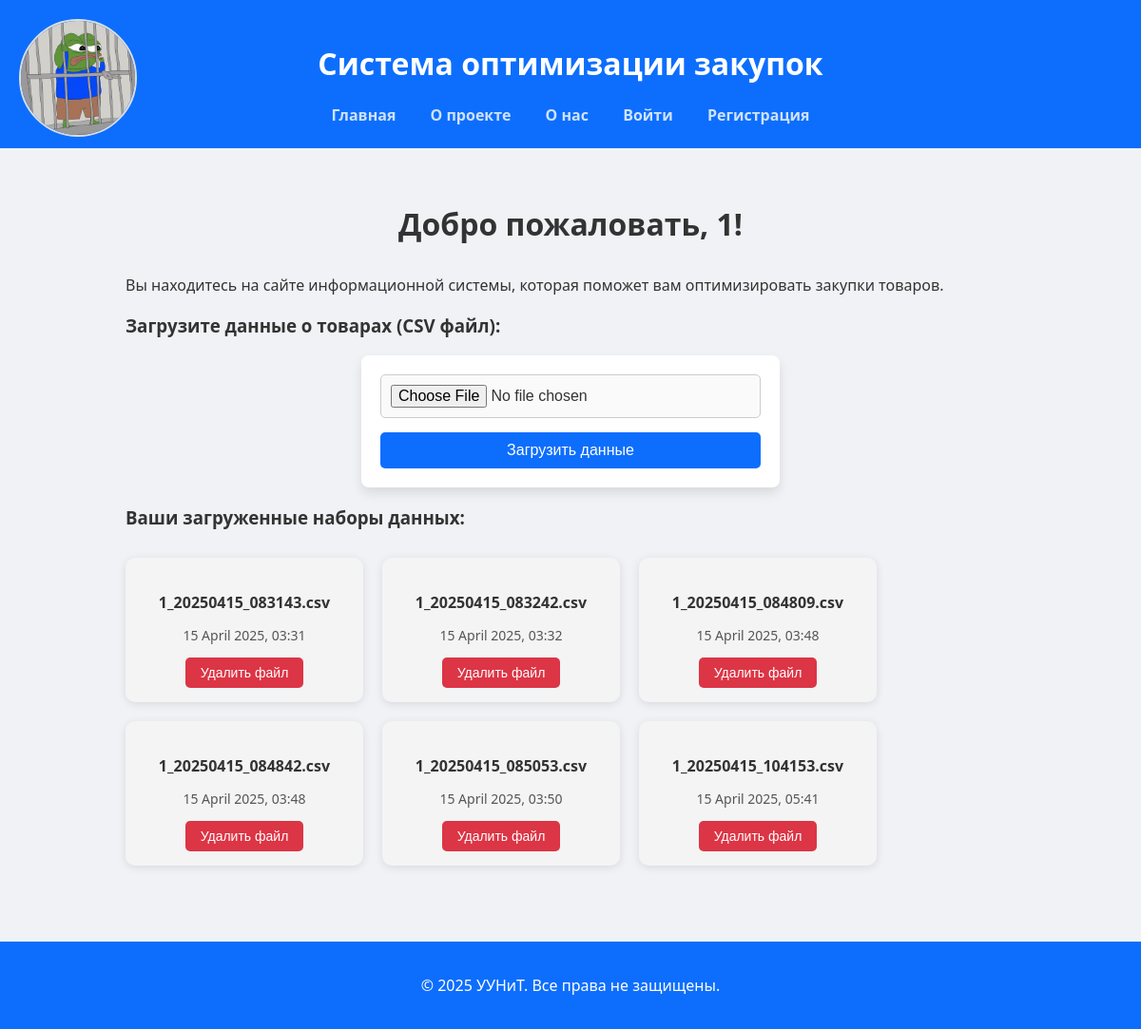
The page / (signed in) on the database as committed earlier.
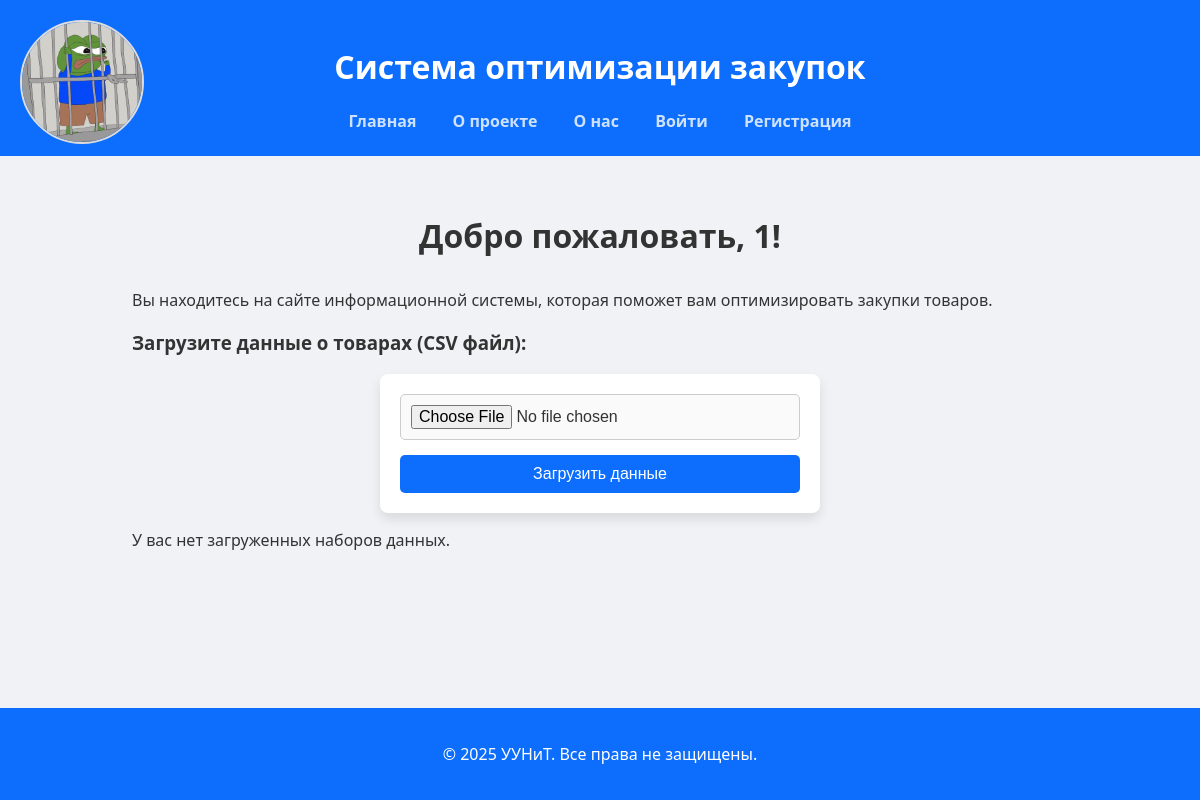
The same page on the database as committed later.
### database/models.py (models this page shows, shortened)
class DataFile(db.Model):
    id = db.Column(db.Integer, primary_key=True)
    user_id = db.Column(db.Integer, db.ForeignKey('user.id'), nullable=False)
    file_name = db.Column(db.String(255), nullable=False)
    file_path = db.Column(db.String(255), nullable=False)  # путь к файлу на сервере
    created_at = db.Column(db.DateTime, default=datetime.utcnow)
    reports = db.relationship('OptimizationReport', backref='data_file', lazy=True)

### routes.py (the view)
def index():
    if 'id' in session:
        data_files = DataFile.query.filter_by(user_id=session['id']).all()  # Получаем все файлы для текущего пользователя
        reports = OptimizationReport.query.filter_by(user_id=session['id']).all()  # Получаем все отчеты для пользователя
        return render_template('index.html', data_files=data_files, reports=reports)
    return render_template('index.html')

### templates/index.html (shortened to what this page needs)
<!DOCTYPE html>
<html lang="ru">
<head>
    <link rel="stylesheet" href="{{ url_for('static', filename='css/base.css') }}">
    <link rel="stylesheet" href="{{ url_for('static', filename='css/dropdown.css') }}">
    <link rel="stylesheet" href="{{ url_for('static', filename='css/card.css') }}">
    <link rel="stylesheet" href="{{ url_for('static', filename='css/modal.css') }}">
    <link rel="stylesheet" href="{{ url_for('static', filename='css/download.css') }}">
    <link rel="stylesheet" href="{{ url_for('static', filename='css/base.css') }}">
</head>
<body>
<header>
    <h1>Система оптимизации закупок</h1>
    <nav>
        <a href="{{ url_for('index') }}">Главная</a>
        <a href="{{ url_for('about') }}">О проекте</a>
        <a href="{{ url_for('team') }}">О нас</a>
        <a href="{{ url_for('login') }}" class="auth">Войти</a>
        <a href="{{ url_for('register') }}" class="auth">Регистрация</a>
        {% if session.get('username') %}
        <div class="profile-dropdown">
            <img src="{{ url_for('static', filename='images/profile.jpg') }}" alt="Профиль" class="profile-icon">
        </div>
        {% endif %}
    </nav>
</header>
<main>
    <section class="intro">
        {% if session.get('username') %}
        <h2>Добро пожаловать, {{ session['username'] }}!</h2>
        <p>Вы находитесь на сайте информационной системы, которая поможет вам оптимизировать закупки товаров.</p>
        <h3>Загрузите данные о товарах (CSV файл):</h3>
        <form action="{{ url_for('upload_data') }}" method="POST" enctype="multipart/form-data">
            <input type="file" name="data_file" required>
            <button type="submit">Загрузить данные</button>
        </form>
        {% if data_files %}
        <h3>Ваши загруженные наборы данных:</h3>
        <div class="file-cards">
            {% for file in data_files %}
            <div class="file-card" onclick="openModal({{ file.id }}, '{{ file.file_name }}')">
                <h4>{{ file.file_name }}</h4>
                <p class="date">{{ file.created_at.strftime('%d %B %Y, %H:%M') }}</p>
                <button class="delete-report-btn" onclick="confirmDelete({{ file.id }}, '{{ file.file_name }}')">Удалить файл</button>
            </div>
            {% endfor %}
        </div>
        {% else %}
        <p>У вас нет загруженных наборов данных.</p>
        {% endif %}
        {% else %}
        <h2>Добро пожаловать! Пожалуйста, войдите в аккаунт или зарегистрируйтесь, чтобы начать.</h2>
        <p>Чтобы использовать функциональность системы (расчёт оптимального пополнения запасов и просмотр результатов), пожалуйста, войдите в аккаунт или зарегистрируйтесь.</p>
        {% endif %}
    </section>
</main>
<footer>
    <p>&copy; 2025 УУНиТ. Все права не защищены.</p>
</footer>
</body>
</html>

Rows that differ between the two databases and show on the page:
no longer on this page (row edited): DataFile: file_name "1_20250415_083143.csv", created_at "15 April 2025, 03:31"
no longer on this page (row edited): DataFile: file_name "1_20250415_083242.csv", created_at "15 April 2025, 03:32"
no longer on this page (row edited): DataFile: file_name "1_20250415_084809.csv", created_at "15 April 2025, 03:48"
removed DataFile: file_name "1_20250415_084842.csv", created_at "15 April 2025, 03:48"
removed DataFile: file_name "1_20250415_085053.csv", created_at "15 April 2025, 03:50"
removed DataFile: file_name "1_20250415_104153.csv", created_at "15 April 2025, 05:41"
Other text that changed with them:
text no longer shown: "Ваши загруженные наборы данных:"
text now shown: "У вас нет загруженных наборов данных."
